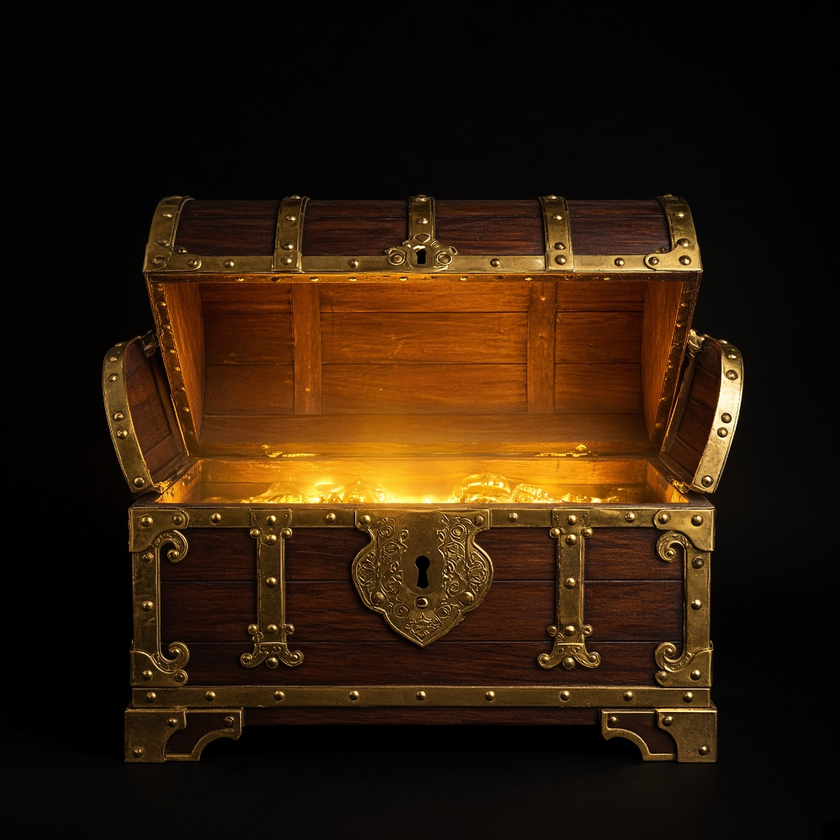
#> input picture assets/ui/chest-open.png, 840 x 840 px, shrunk from 1024 x 1024 before the run, given in place of chest-single-closed.png, which was not available
$ python cut-chest.py
#> lines starting #> are read from the running program, lines starting #| are printed output that depends on the picture; pictures that were not available may be replaced by others from this repository, and a replacement may not be noted
"""Cut magenta BG; split chest into lid + body for 3D open animation."""
from pathlib import Path
from PIL import Image

SRC = Path(r"C:\Users\Ян\.cursor\projects\c-Users-Desktop-bigbossyan-pwa\assets")
DST = Path(r"c:\Users\Ян\Desktop\ЯН\Культурные прогулки\приложение\assets\ui")


def remove_magenta(im: Image.Image) -> Image.Image:
    im = im.convert("RGBA")
    px = im.load()
    w, h = im.size
    for y in range(h):
        for x in range(w):
            r, g, b, a = px[x, y]
            if r > 150 and b > 150 and g < 110:
                px[x, y] = (0, 0, 0, 0)
            elif r > 200 and b > 100 and g < 80:  # pink fringe
                px[x, y] = (0, 0, 0, 0)
            elif r < 35 and g < 35 and b < 35:
                px[x, y] = (0, 0, 0, 0)
    bbox = im.getbbox()
    return im.crop(bbox) if bbox else im


def find_hinge_y(im: Image.Image) -> int:
    """Find horizontal seam: densest opaque row in mid band (lid/body join)."""
    w, h = im.size
    px = im.load()
    # look in middle third for brass band (high R+G relative)
    y0, y1 = int(h * 0.38), int(h * 0.62)
    best_y, best = y0, -1
    for y in range(y0, y1):
        metal = 0
        for x in range(w):
            r, g, b, a = px[x, y]
            if a < 40:
                continue
            if r > 90 and g > 60 and b < 90:  # brass-ish
                metal += 1
            elif r > 70 and g > 50 and abs(r - g) < 40 and b < r:
                metal += 1
        if metal > best:
            best, best_y = metal, y
    return best_y


def main():
    DST.mkdir(parents=True, exist_ok=True)
    chest = remove_magenta(Image.open(SRC / "chest-single-closed.png"))
#> in remove_magenta, `bbox = im.getbbox()`: bbox = (102, 194, 744, 763)
#> in remove_magenta, `return im.crop(bbox) if bbox else im`:
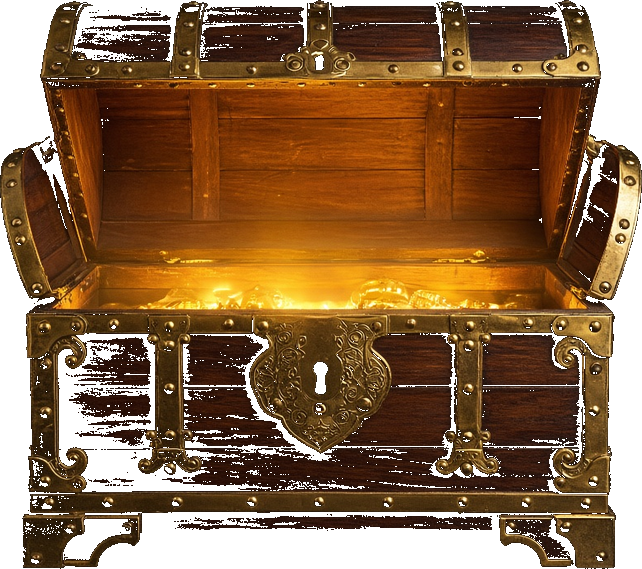
#> returned value: PIL image 642x569 RGBA; mean R, G, B, A 81.9, 47.9, 15.6, 198.5; transparent parts drawn white
    pad = 12
    full = Image.new("RGBA", (chest.width + pad * 2, chest.height + pad * 2), (0, 0, 0, 0))
#> full: PIL image 666x593 RGBA; every value is 0
    full.paste(chest, (pad, pad), chest)
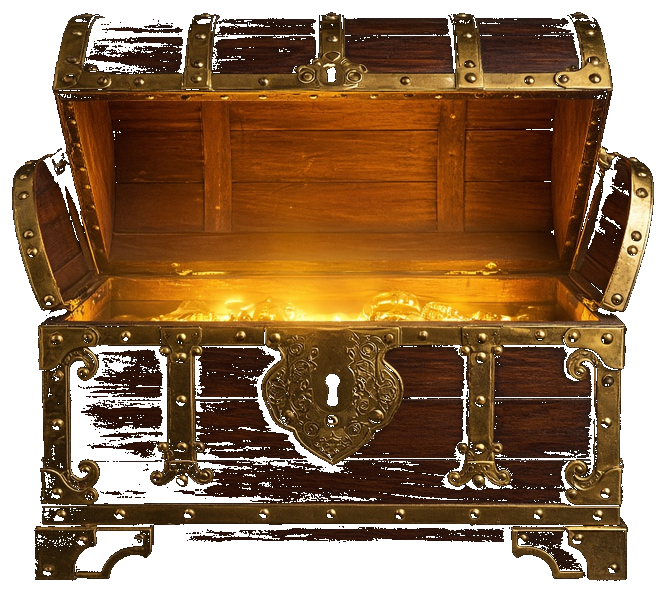
#> full: PIL image 666x593 RGBA; mean R, G, B, A 75.8, 44.3, 14.4, 183.6; transparent parts drawn white
    full.save(DST / "chest-closed.png")

    hinge = find_hinge_y(full)
#> after the loop in find_hinge_y, `for y in range(y0, y1):`: best = 579; best_y = 325
#> hinge = 325
    print("hinge_y", hinge, "h", full.height)
#| hinge_y 325 h 593

    w, h = full.size
#> w = 666; h = 593
    # lid = top including hinge band
    lid = full.crop((0, 0, w, hinge + 2))
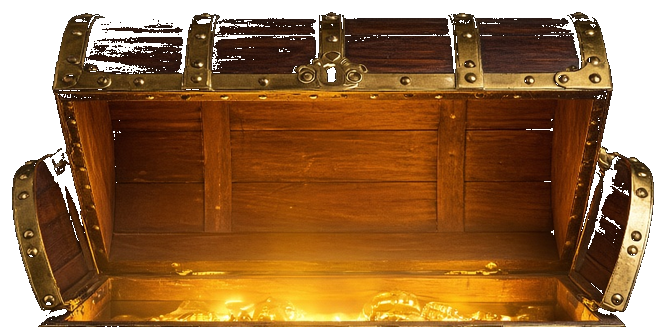
#> lid: PIL image 666x327 RGBA; mean R, G, B, A 99.8, 56.6, 15.4, 205.1; transparent parts drawn white
    body = Image.new("RGBA", (w, h), (0, 0, 0, 0))
    body.paste(full.crop((0, hinge - 2, w, h)), (0, hinge - 2))
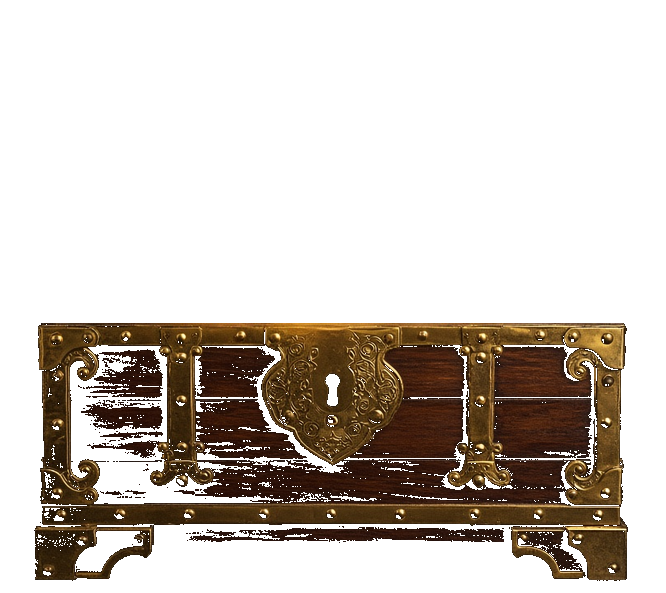
#> body: PIL image 666x593 RGBA; mean R, G, B, A 21.6, 13.7, 6.2, 72; transparent parts drawn white

    lid.save(DST / "chest-lid.png")
    body.save(DST / "chest-body.png")

    # scrolls if present
    for name in ("scroll-rolled.png", "scroll-unrolled.png"):
        p = SRC / name
        if p.exists():
            s = remove_magenta(Image.open(p))
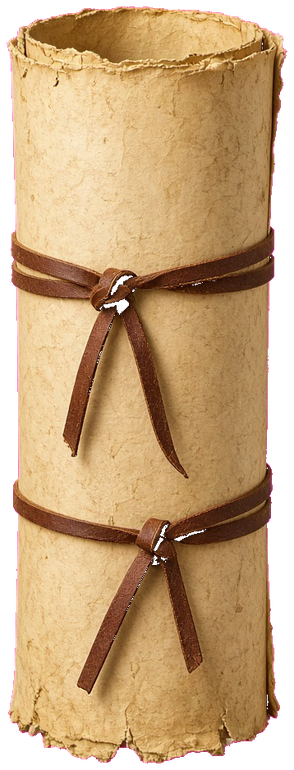
#> input picture assets/ui/scroll-rolled.png, 294 x 770 px, shrunk from 358 x 939 before the run, found by its file name
#> in remove_magenta, im is the input picture: PIL image 294x770 RGBA; mean R, G, B, A 160.1, 126, 86.3, 212.7
#> in remove_magenta (call 2), `bbox = im.getbbox()`: bbox = (4, 4, 289, 766)
#> in remove_magenta (call 2), `return im.crop(bbox) if bbox else im`:
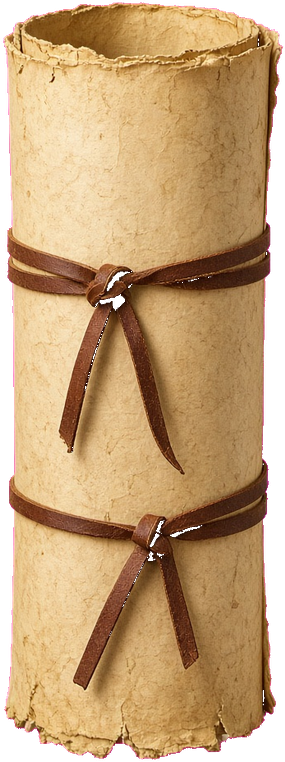
#> returned value: PIL image 285x762 RGBA; mean R, G, B, A 166.2, 131.1, 89.4, 221.5; transparent parts drawn white
            out = Image.new("RGBA", (s.width + 16, s.height + 16), (0, 0, 0, 0))
#> out: PIL image 301x778 RGBA; every value is 0
            out.paste(s, (8, 8), s)
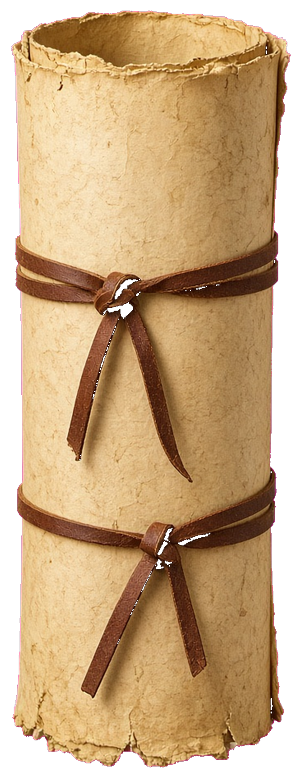
#> out: PIL image 301x778 RGBA; mean R, G, B, A 151.9, 120.4, 81.5, 205; transparent parts drawn white
            out.save(DST / name)
            print("OK", name, out.size)
#| OK scroll-rolled.png (301, 778)
#> pass 2 of the loop in main, `for name in ("scroll-rolled.png", "scroll-unrolled.png"):`:
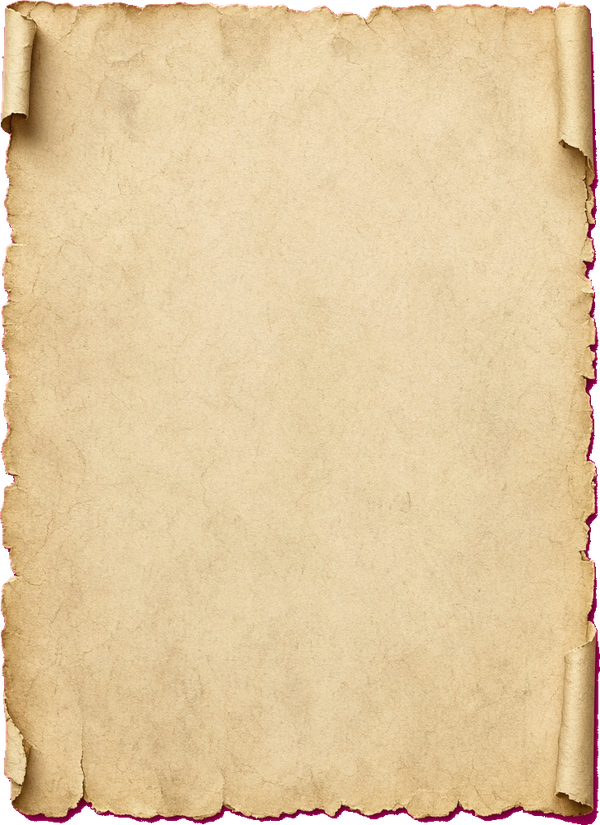
#> input picture assets/ui/scroll-unrolled.png, 600 x 825 px, shrunk from 731 x 1006 before the run, found by its file name
#> in remove_magenta, im is the input picture: PIL image 600x825 RGBA; mean R, G, B, A 220.3, 194.2, 153.1, 246.9
#> in main, `out.paste(s, (8, 8), s)`:
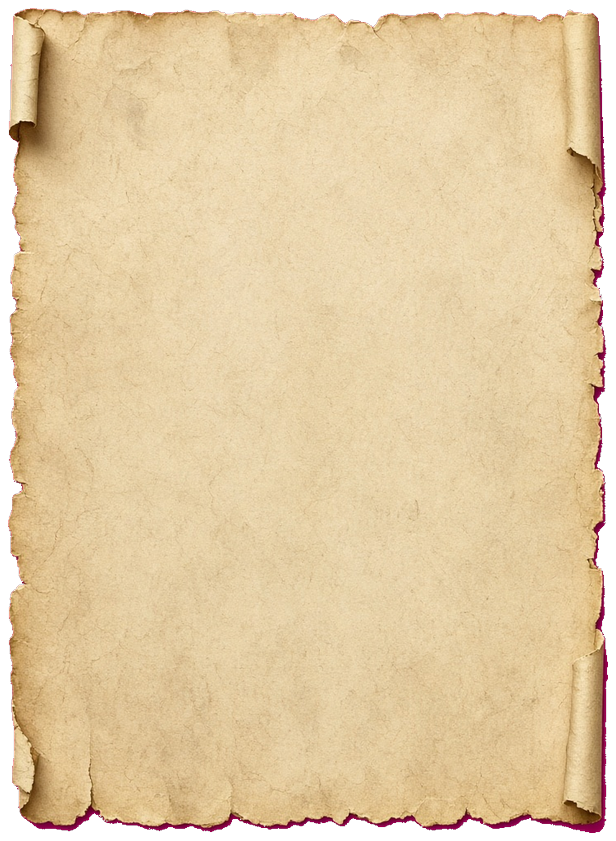
#> out: PIL image 616x841 RGBA; mean R, G, B, A 208.8, 185, 145.3, 235.6; transparent parts drawn white
#| OK scroll-unrolled.png (616, 841)

    print("OK chest", full.size, "lid", lid.size, "body", body.size)
#| OK chest (666, 593) lid (666, 327) body (666, 593)


if __name__ == "__main__":
    main()
